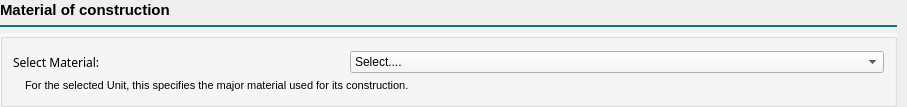
              <widget class="QFrame" name="frame_15">
               <property name="frameShape">
                <enum>QFrame::NoFrame</enum>
               </property>
               <property name="frameShadow">
                <enum>QFrame::Raised</enum>
               </property>
               <layout class="QVBoxLayout" name="verticalLayout_11" stretch="0,0,1">
                <property name="spacing">
                 <number>5</number>
                </property>
                <property name="leftMargin">
                 <number>0</number>
                </property>
                <property name="topMargin">
                 <number>0</number>
                </property>
                <property name="rightMargin">
                 <number>10</number>
                </property>
                <property name="bottomMargin">
                 <number>0</number>
                </property>
                <item>
                 <widget class="QFrame" name="frame_16">
                  <property name="frameShape">
                   <enum>QFrame::NoFrame</enum>
                  </property>
                  <property name="frameShadow">
                   <enum>QFrame::Raised</enum>
                  </property>
                  <layout class="QHBoxLayout" name="horizontalLayout_11">
                   <property name="spacing">
                    <number>6</number>
                   </property>
                   <property name="leftMargin">
                    <number>0</number>
                   </property>
                   <property name="topMargin">
                    <number>0</number>
                   </property>
                   <property name="rightMargin">
                    <number>0</number>
                   </property>
                   <property name="bottomMargin">
                    <number>0</number>
                   </property>
                   <item>
                    <widget class="QLabel" name="label_9">
                     <property name="font">
                      <font>
                       <family>Yu Gothic UI</family>
                       <pointsize>11</pointsize>
                       <weight>75</weight>
                       <bold>true</bold>
                      </font>
                     </property>
                     <property name="text">
                      <string>Material of construction</string>
                     </property>
                     <property name="scaledContents">
                      <bool>true</bool>
                     </property>
                     <property name="alignment">
                      <set>Qt::AlignLeading|Qt::AlignLeft|Qt::AlignVCenter</set>
                     </property>
                    </widget>
                   </item>
                   <item>
                    <spacer name="horizontalSpacer_8">
                     <property name="orientation">
                      <enum>Qt::Horizontal</enum>
                     </property>
                     <property name="sizeHint" stdset="0">
                      <size>
                       <width>727</width>
                       <height>20</height>
                      </size>
                     </property>
                    </spacer>
                   </item>
                  </layout>
                 </widget>
                </item>
                <item>
                 <widget class="Line" name="line_5">
                  <property name="styleSheet">
                   <string notr="true">color:rgb(18, 114, 129)</string>
                  </property>
                  <property name="frameShadow">
                   <enum>QFrame::Plain</enum>
                  </property>
                  <property name="lineWidth">
                   <number>2</number>
                  </property>
                  <property name="orientation">
                   <enum>Qt::Horizontal</enum>
                  </property>
                 </widget>
                </item>
                <item>
                 <widget class="QGroupBox" name="groupBox_17">
                  <property name="styleSheet">
                   <string notr="true">background-color:rgb(248, 248, 249)</string>
                  </property>
                  <layout class="QVBoxLayout" name="verticalLayout_15">
                   <property name="leftMargin">
                    <number>10</number>
                   </property>
                   <property name="topMargin">
                    <number>12</number>
                   </property>
                   <property name="rightMargin">
                    <number>10</number>
                   </property>
                   <property name="bottomMargin">
                    <number>12</number>
                   </property>
                   <item>
                    <layout class="QFormLayout" name="formLayout_7">
                     <property name="horizontalSpacing">
                      <number>250</number>
                     </property>
                     <property name="verticalSpacing">
                      <number>16</number>
                     </property>
                     <property name="leftMargin">
                      <number>0</number>
                     </property>
                     <item row="0" column="0">
                      <widget class="QLabel" name="sectorLabel_3">
                       <property name="font">
                        <font>
                         <family>Yu Gothic UI Semibold</family>
                         <pointsize>9</pointsize>
                         <weight>50</weight>
                         <bold>false</bold>
                        </font>
                       </property>
                       <property name="styleSheet">
                        <string notr="true">background-color:transparent</string>
                       </property>
                       <property name="text">
                        <string>Select Material:</string>
                       </property>
                      </widget>
                     </item>
                     <item row="0" column="1">
                      <widget class="QComboBox" name="materialComboBox">
                       <property name="font">
                        <font>
                         <family>Yu Gothic UI</family>
                         <pointsize>9</pointsize>
                         <weight>50</weight>
                         <bold>false</bold>
                        </font>
                       </property>
                       <property name="cursor">
                        <cursorShape>PointingHandCursor</cursorShape>
                       </property>
                       <property name="autoFillBackground">
                        <bool>false</bool>
                       </property>
                       <property name="styleSheet">
                        <string notr="true">background-color:#f7f7f7;</string>
                       </property>
                       <item>
                        <property name="text">
                         <string>Select....</string>
                        </property>
                       </item>
                      </widget>
                     </item>
                    </layout>
                   </item>
                   <item>
                    <layout class="QFormLayout" name="formLayout_8">
                     <item row="0" column="0">
                      <widget class="QLabel" name="descriptionLabel_3">
                       <property name="maximumSize">
                        <size>
                         <width>30</width>
                         <height>30</height>
                        </size>
                       </property>
                       <property name="font">
                        <font>
                         <family>Segoe UI</family>
                         <pointsize>8</pointsize>
                         <weight>50</weight>
                         <bold>false</bold>
                         <stylestrategy>PreferDefault</stylestrategy>
                         <kerning>true</kerning>
                        </font>
                       </property>
                       <property name="autoFillBackground">
                        <bool>false</bool>
                       </property>
                       <property name="styleSheet">
                        <string notr="true">background-color:transparent</string>
                       </property>
                       <property name="text">
                        <string/>
                       </property>
                       <property name="pixmap">
                        <pixmap>../Images/info-a.png</pixmap>
                       </property>
                       <property name="scaledContents">
                        <bool>true</bool>
                       </property>
                      </widget>
                     </item>
                     <item row="0" column="1">
                      <widget class="QLabel" name="label_13">
                       <property name="font">
                        <font>
                         <family>Segoe UI</family>
                         <pointsize>8</pointsize>
                         <weight>50</weight>
                         <bold>false</bold>
                         <stylestrategy>PreferDefault</stylestrategy>
                         <kerning>true</kerning>
                        </font>
                       </property>
                       <property name="autoFillBackground">
                        <bool>false</bool>
                       </property>
                       <property name="styleSheet">
                        <string notr="true">background-color:transparent</string>
                       </property>
                       <property name="text">
                        <string>For the selected Unit, this specifies the major material used for its construction.</string>
                       </property>
                      </widget>
                     </item>
                    </layout>
                   </item>
                  </layout>
                 </widget>
                </item>
               </layout>
              </widget>
